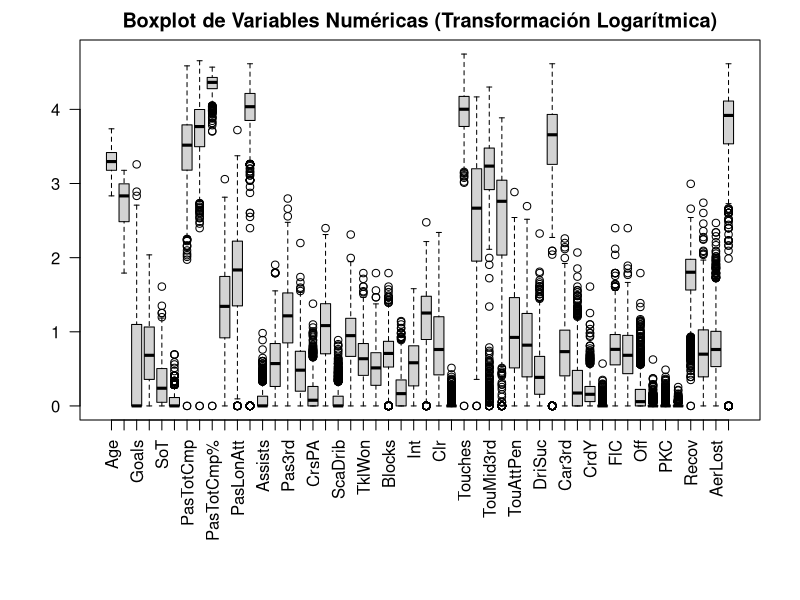
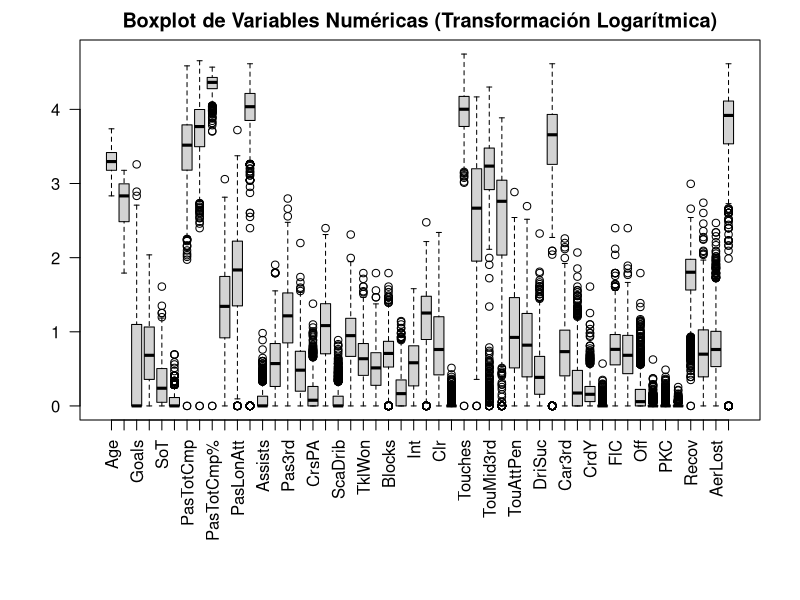
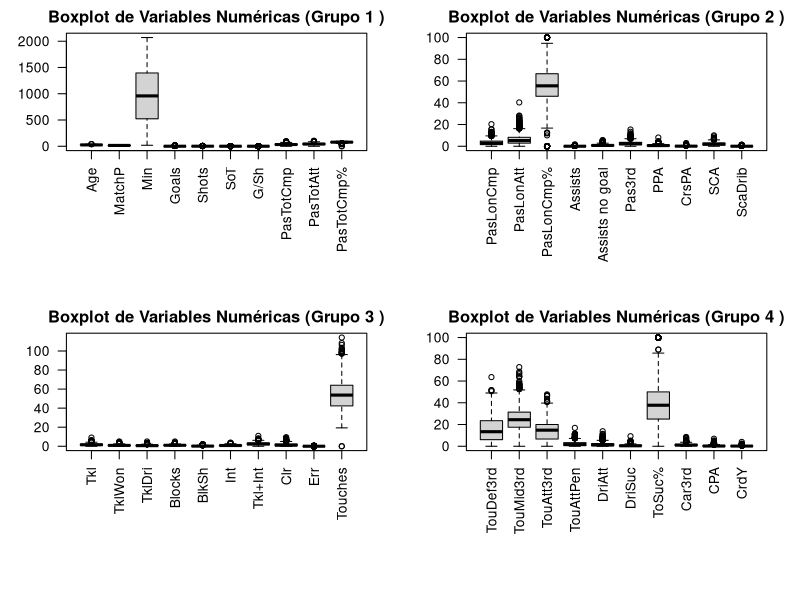
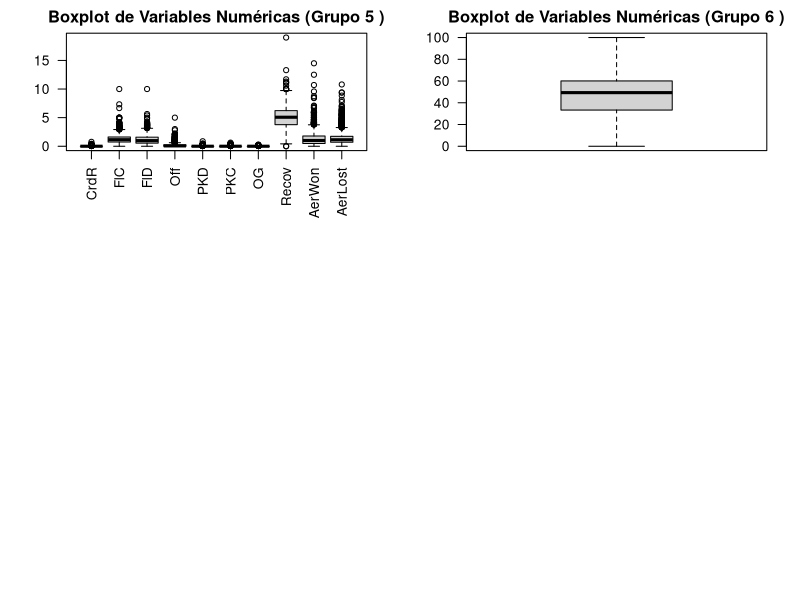

Here is the R script that generated these plots, in order:
## ---- chunk 1
knitr::opts_chunk$set(echo = TRUE)
## ---- chunk 2
library('readxl')
library(dplyr)
## ---- chunk 3
# Cargar el archivo de datos
datos = read_excel("2022-2023_Football_Player_Stats.xlsx")

# Mostrar las dimensiones del dataset
dim(datos)

# Mostrar las primeras 3 filas del dataset
head(datos, 3)

# Resumen estadístico del dataset
summary(datos)

# Crear un data frame con el nombre de las variables y su tipo
descFut = data.frame("variable" = colnames(datos),
                      "tipo" = c("text", rep("categorical", 4), rep("numerical", 51)), stringsAsFactors = FALSE)
## ---- chunk 4
# Convertir variables de tipo string a tipo numérico según descFut
numerical_vars <- descFut$variable[descFut$tipo == "numerical"]

datos[numerical_vars] <- lapply(datos[numerical_vars], function(x) {
  as.numeric(as.character(x))
})
## ---- chunk 5
# eliminamos los datos que tengan MatchP < 5
datos <- datos[datos$MatchP >= 5, ]

# creamos un dataframe que contenga a los jugadores con nombres idénticos
duplicados = datos[duplicated(datos$Player) | duplicated(datos$Player, fromLast = TRUE), ]

# agrupamos por nombre y edad, y nos quedamos con el que haya jugado más minutos
duplicados2 = duplicados %>% group_by(Player, Age) %>% filter(Min == max(Min))
eliminar_dup = anti_join(duplicados, duplicados2, by = c("Player", "Min"))
datos <- anti_join(datos, eliminar_dup, by = c("Player", "Min"))
## ---- chunk 6
summary(datos[,descFut$variable[descFut$tipo == "numerical"]])
mySD = apply(datos[,descFut$variable[descFut$tipo == "numerical"]], 2, sd)
myMU = colMeans(datos[,descFut$variable[descFut$tipo == "numerical"]])
myCV = mySD/myMU
sort(myCV)
## ---- chunk 7
# Aplicar una transformación logarítmica a las variables numéricas
datos_log <- datos
datos_log[numerical_vars] <- lapply(datos_log[numerical_vars], function(x) log1p(x))

# Excluir la variable "Min" de numerical_vars
numerical_vars_without_min <- setdiff(numerical_vars, "Min")

par(mar = c(9,4,2,2))
boxplot(datos_log[, numerical_vars_without_min], las = 2, main = "Boxplot de Variables Numéricas (Transformación Logarítmica)")
## ---- chunk 8
# Aplicar una transformación logarítmica a las variables numéricas
datos_log <- datos
datos_log[numerical_vars] <- lapply(datos_log[numerical_vars], function(x) log1p(x))

par(mar = c(9,4,2,2))
boxplot(datos_log[, numerical_vars_without_min], las = 2, main = "Boxplot de Variables Numéricas (Transformación Logarítmica)")
## ---- chunk 9
# Dividir las variables en grupos más pequeños para mejorar la legibilidad
num_vars <- descFut$variable[descFut$tipo == "numerical"]
num_vars_groups <- split(num_vars, ceiling(seq_along(num_vars)/10))

par(mfrow = c(2, 2), mar = c(9,4,2,2))  # Dividir la ventana gráfica en una cuadrícula de 2x2
group_index <- 1
for (group in num_vars_groups) {
  boxplot(datos[, group], las = 2, main = paste("Boxplot de Variables Numéricas (Grupo", group_index, ")"))
  group_index <- group_index + 1
}
